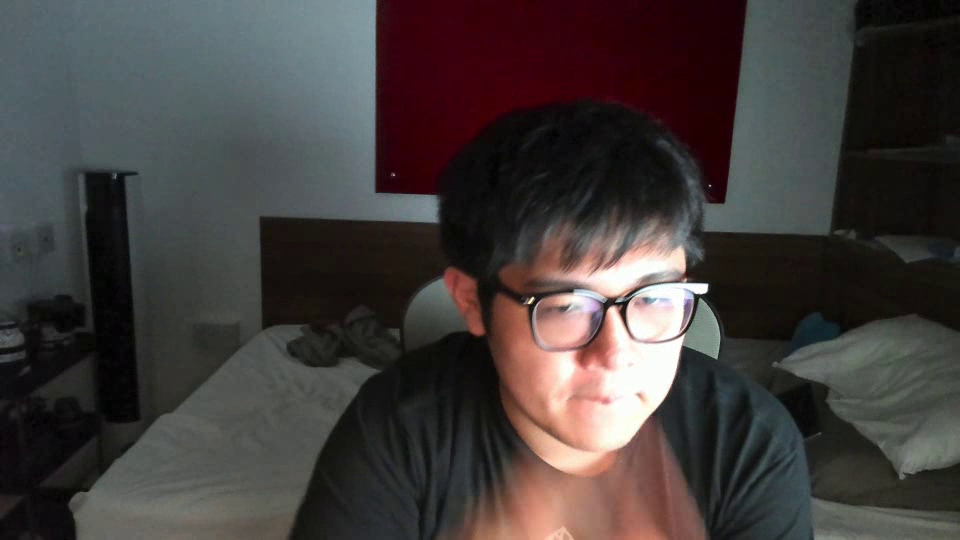
#> input picture frame 4 of utils/wow.mp4, 960 x 540 px, given in place of the camera
$ python VideoRecorder.py
#> lines starting #> are read from the running program, lines starting #| are printed output that depends on the picture; after the words box and inside, x2 and y2 are one past the last pixel; in counts of white or black regions, pixels touching at a corner belong together
### utils/add_transparent_img.py
import numpy as np

def add_transparent_image(background, foreground, x_offset=None, y_offset=None):
    bg_h, bg_w, bg_channels = background.shape
    fg_h, fg_w, fg_channels = foreground.shape

    assert bg_channels == 3, f'background image should have exactly 3 channels (RGB). found:{bg_channels}'
    assert fg_channels == 4, f'foreground image should have exactly 4 channels (RGBA). found:{fg_channels}'

    # center by default
    if x_offset is None: x_offset = (bg_w - fg_w) // 2
    if y_offset is None: y_offset = (bg_h - fg_h) // 2

    w = min(fg_w, bg_w, fg_w + x_offset, bg_w - x_offset)
    h = min(fg_h, bg_h, fg_h + y_offset, bg_h - y_offset)

    if w < 1 or h < 1: return

    # clip foreground and background images to the overlapping regions
    bg_x = max(0, x_offset)
    bg_y = max(0, y_offset)
    fg_x = max(0, x_offset * -1)
    fg_y = max(0, y_offset * -1)
    foreground = foreground[fg_y:fg_y + h, fg_x:fg_x + w]
    background_subsection = background[bg_y:bg_y + h, bg_x:bg_x + w]

    # separate alpha and color channels from the foreground image
    foreground_colors = foreground[:, :, :3]
    alpha_channel = foreground[:, :, 3] / 255  # 0-255 => 0.0-1.0

    # construct an alpha_mask that matches the image shape
    alpha_mask = np.dstack((alpha_channel, alpha_channel, alpha_channel))

    # combine the background with the overlay image weighted by alpha
    composite = background_subsection * (1 - alpha_mask) + foreground_colors * alpha_mask

    # overwrite the section of the background image that has been updated
    background[bg_y:bg_y + h, bg_x:bg_x + w] = composite

### utils/fps_tracker.py
"""
Credit to 高橋かずひと(https://twitter.com/KzhtTkhs) for this FPS tracker.
You can check it here:
https://github.com/Kazuhito00/hand-gesture-recognition-using-mediapipe/blob/main/utils/cvfpscalc.py
"""

from collections import deque

from cv2 import getTickCount, getTickFrequency


class FPSTracker:
    def __init__(self, buffer_len: int = 1):
        self._start_tick = getTickCount()
        self._freq = 1000.0 / getTickFrequency()
        self._difftimes = deque(maxlen=buffer_len)

    def get(self):
        current_tick = getTickCount()
        different_time = (current_tick - self._start_tick) * self._freq
        self._start_tick = current_tick

        self._difftimes.append(different_time)

        fps = 1000.0 / (sum(self._difftimes) / len(self._difftimes))
        fps_rounded = round(fps, 2)

        return fps_rounded

### utils/VideoRecorder.py
import threading
import time

import cv2
import os
from utils.add_transparent_img import add_transparent_image
from utils.fps_tracker import FPSTracker

""" simple video recorder, opens a cv window via webcam
    user press 'r' to start recording, the recording length will be <= 2 seconds """

INFO_TEXT = ('"R" to start recording\n'
             '"R" again within 2 secs to stop recording\n'

             '"ESC" to quit')
INFO_TEXT2 = ("The recording will start after a 3-second countdown\n"
             "Setup and do gesture\n"
              "neatly right when the recording starts\n")

class VideoRecorder:
    def __init__(self, camera = 0, name: str = None):
        """
        Initialize the video recorder.
        :param name: gesture name for the video
        """
        self.camera = camera
        self.name = name
        self.fps = 15
        self.size = (960, 720)
        self.video = None
        self.frame_count = 0
        self.recording = False
        self.dataPath = os.path.join(os.path.abspath(os.path.join(os.path.join(os.path.dirname(__file__), os.pardir), "data")), "videos")
        # self.dataPath = os.path.join(os.path.abspath(os.path.join(os.path.join(dataPath, os.pardir), os.pardir)), "videos", name)

        self.save_file = os.path.join(self.dataPath, f'{self.name}.avi')
        self.cap = cv2.VideoCapture(camera, cv2.CAP_DSHOW)
        self.cap.set(cv2.CAP_PROP_FPS, 15)
        self.cap.set(cv2.CAP_PROP_FRAME_WIDTH, self.size[0])
        self.cap.set(cv2.CAP_PROP_FRAME_HEIGHT, self.size[1])
        self.capSize = (int(self.cap.get(cv2.CAP_PROP_FRAME_WIDTH)), int(self.cap.get(cv2.CAP_PROP_FRAME_HEIGHT)))
        print("prop frame height", self.cap.get(cv2.CAP_PROP_FRAME_HEIGHT))
        self.showRect = False
        self.showCountDown = False
        self.countDownNum = 3
        self.barLength = 100
        self.finishRecording = False
        self.showGuide = True
        self._window_name = 'Gesture Recorder'

    def run(self):
        print(self.save_file)
        # print("camera: ", self.camera)
        self.start()
        fps_tracker = FPSTracker()
        while True:
            # print("recording: ", self.recording)
            ret, frame = self.cap.read()
#> frame is the input picture: shape (540, 960, 3); mean B, G, R 60.3, 61.4, 67.3
            if not ret:
                self.cap.release()
                self.cap = cv2.VideoCapture(self.camera)
                continue
            # resized_frame = cv2.resize(frame, self.size)
            cv2.imshow(self._window_name, self.draw_info(frame=cv2.flip(frame, 1), fps=fps_tracker.get()))
            key = cv2.waitKey(1) & 0xFF
            if self.recording:
                self.record(frame=frame)
            if self.handle_key(key=key):
                break
            # time.sleep(0.05)


        self.cap.release()
        self.video.release()
        cv2.destroyAllWindows()

            # press 'r' to start recording press again to stop


    def draw_info(self, frame, fps: int):
#> called with fps = 11.53
        frame_height, frame_width, _ = frame.shape
#> frame_height = 540; frame_width = 960
        cv2.putText(frame, 'FPS:' + str(fps), (10, 30), cv2.FONT_HERSHEY_SIMPLEX,
                    1.0, (0, 0, 0), 4, cv2.LINE_AA)
        cv2.putText(frame, "FPS:" + str(fps), (10, 30), cv2.FONT_HERSHEY_SIMPLEX,
                    1.0, (255, 255, 255), 2, cv2.LINE_AA)
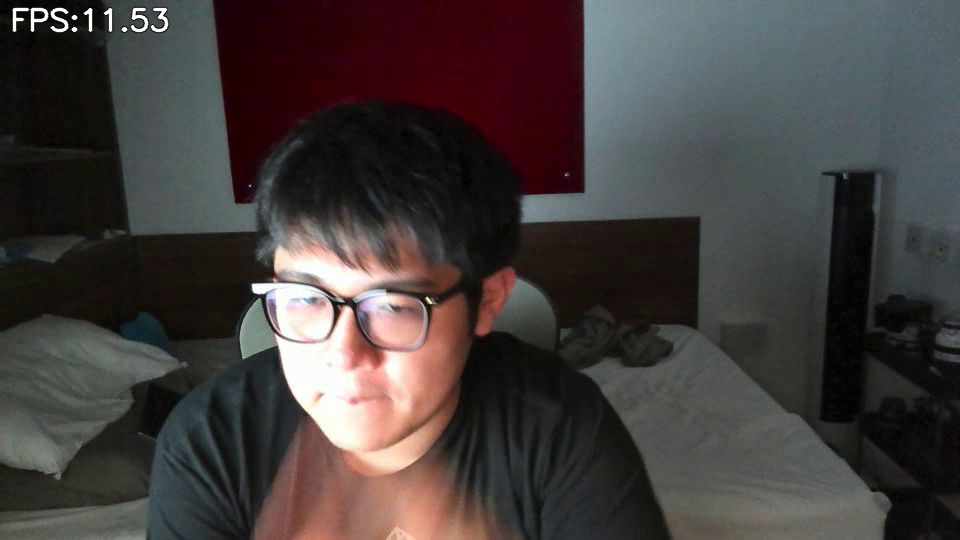
#> frame: shape (540, 960, 3); mean of channels 0, 1, 2 60.7, 61.8, 67.7; drawn as B, G, R

        # Split INFO_TEXT on newline characters
        info_text = INFO_TEXT.split('\n')
        # cv2.rectangle(frame, (int(self. size[0] / 2 - self.size[0] / 5), 0), (int(self.size[0] / 2 + self.size[0] / 5), self.size[1]), (255, 0, 0), 5)
        for i, line in enumerate(info_text):
            cv2.putText(frame, line, (10, int(frame_height / 5 + i * 20)), cv2.FONT_HERSHEY_SIMPLEX, frame_height / 1000, (255, 255, 255), 1, cv2.LINE_AA)
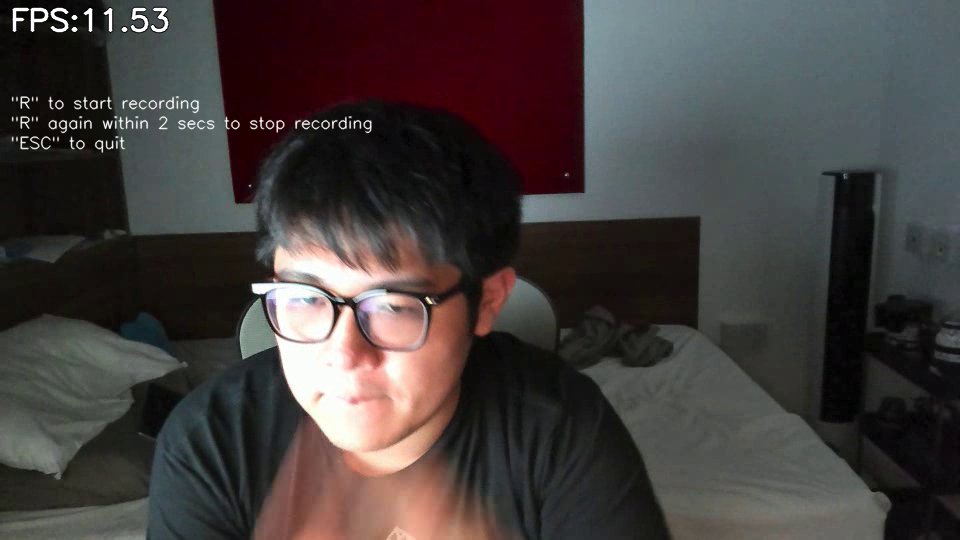
#> frame: shape (540, 960, 3); 0.76% of pixels changed, all inside (x1, y1, x2, y2) = (11, 96, 373, 153); drawn as B, G, R

        info_text2 = INFO_TEXT2.split('\n')
        for i, line in enumerate(info_text2[::-1]):
            cv2.putText(frame, line, (10, frame_height - int(frame_height / 30 + i * 20)), cv2.FONT_HERSHEY_SIMPLEX, frame_height / 1000, (0, 0, 255), 1, cv2.LINE_AA)
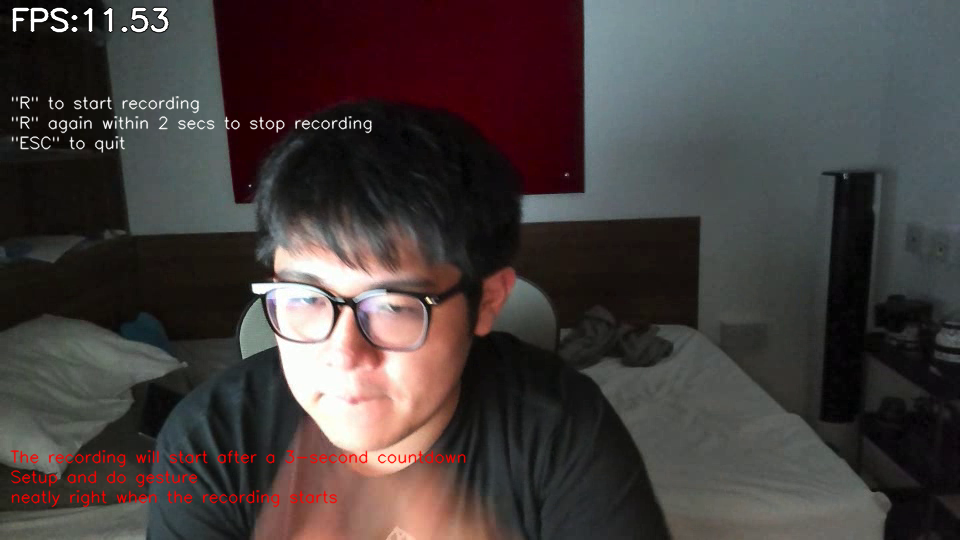
#> frame: shape (540, 960, 3); 1.16% of pixels changed, all inside (x1, y1, x2, y2) = (10, 450, 466, 508); drawn as B, G, R

        if self.showCountDown:
            cv2.putText(frame, str(self.countDownNum), (int(frame_width / 2 - frame_width / 24), int(frame_height / 2)), cv2.FONT_HERSHEY_SIMPLEX, 5, (0, 0, 255), 5, cv2.LINE_AA)

        if self.showRect:
            self.showGuide = False
            cv2.rectangle(frame, (0, 0), (frame_width,frame_height), (0, 0, 255), 20)
            cv2.line(frame, (30, self.capSize[1] - 30), (self.barLength * 5 + 30, self.capSize[1] - 30), (0, 255, 0), 20)

        # put the guide picture
        img = cv2.imread('data/assets/man.png', cv2.IMREAD_UNCHANGED)
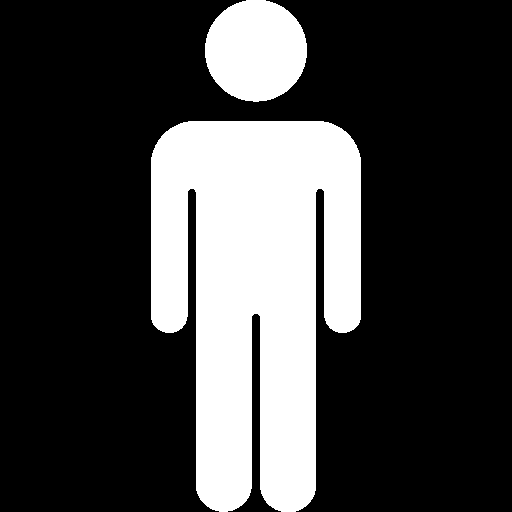
#> input picture data/assets/man.png, 512 x 512 px, found by its file name
#> img is the input picture: shape (512, 512, 4); mean B, G, R, A 66.7, 66.7, 66.7, 12.1
        h, w, _ = img.shape
#> h = 512; w = 512
        h_new = int(h * frame_height / 600)
#> h_new = 460
        w_new = int(w * frame_height / 600)
#> w_new = 460
        # h_new = int(h * 2)
        # w_new = int(w * 2)
        if self.showGuide:
            img_resized = cv2.resize(img, (w_new, h_new), interpolation=cv2.INTER_AREA)
            add_transparent_image(frame, img_resized, int(frame_width / 2 - h_new / 2), int(frame_height / 25))
#> in add_transparent_image, `background_subsection = background[bg_y:bg_y + h, bg_x:bg_x + w]`:
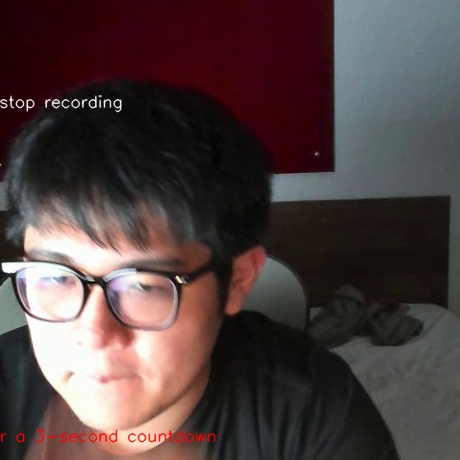
#> background_subsection: shape (460, 460, 3); mean of channels 0, 1, 2 63.2, 63.9, 79.2; drawn as B, G, R
#> in add_transparent_image, `composite = background_subsection * (1 - alpha_mask) + foreground_colo..`:
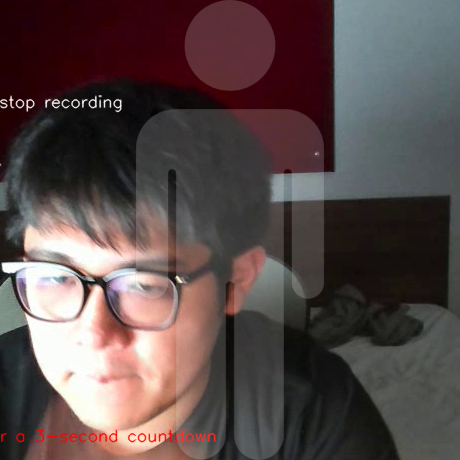
#> composite: shape (460, 460, 3) float64; mean of channels 0, 1, 2 73.7, 74.4, 88.7; drawn as B, G, R
#> in add_transparent_image, `background[bg_y:bg_y + h, bg_x:bg_x + w] = composite`:
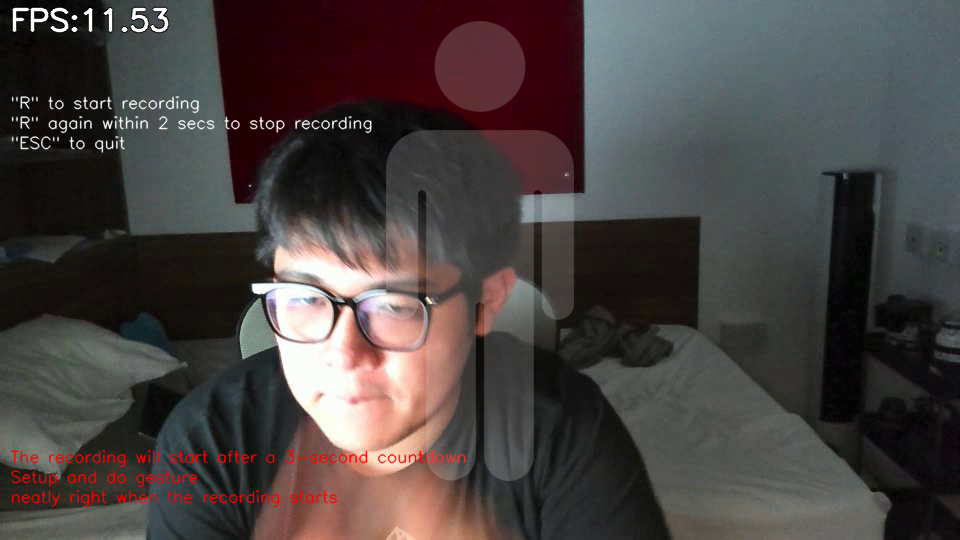
#> background: shape (540, 960, 3); mean of channels 0, 1, 2 65.4, 66.4, 73.1; drawn as B, G, R
#> (key Esc is pressed here)

        return frame

    def handle_key(self, key: int) -> bool:
        if key == ord('r'):
            if self.recording:
                print('stop recording')
                self.stop()
                self.recording = False
                self.showRect = False
                return False
            else:
                threading.Thread(target=self.countDown).start()
                self.showCountDown = True
                return False
        elif key == 27 or cv2.getWindowProperty(self._window_name, cv2.WND_PROP_VISIBLE) < 1:
            return True
        elif self.finishRecording:
            return True

    def start(self):
        """
        Start the video recorder.
        :return:
        """
        self.video = cv2.VideoWriter(self.save_file, cv2.VideoWriter_fourcc(*'MJPG'), 15, self.size)

    # [47 lines left out: functions countDown, countTime, record, stop, not called in this run]


if __name__ == '__main__':
    recorder = VideoRecorder(name='rotate_hand')
    recorder.run()

$ run again, starting later in the video
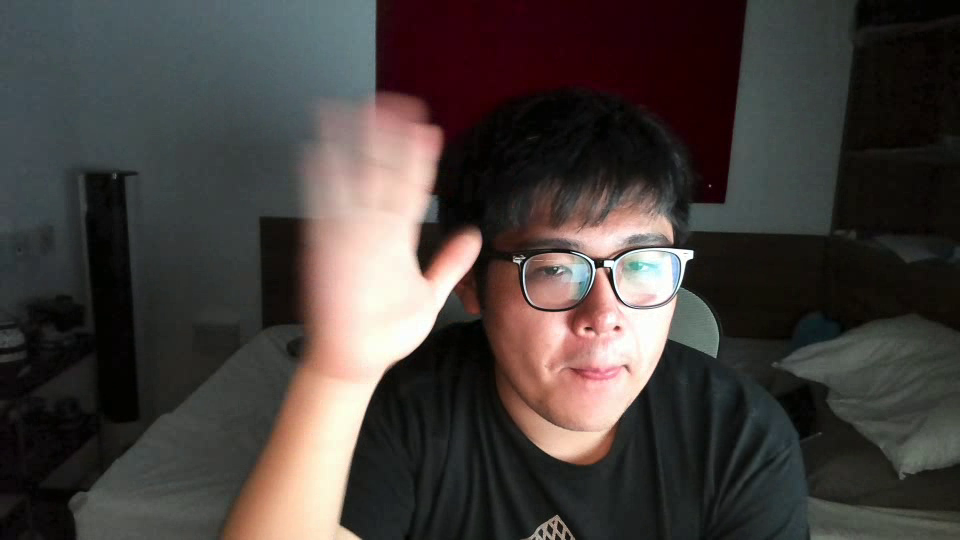
#> input picture frame 19 of utils/wow.mp4, 960 x 540 px, given in place of the camera
#> in run, frame is the input picture: shape (540, 960, 3); mean B, G, R 60.1, 63.1, 69.4
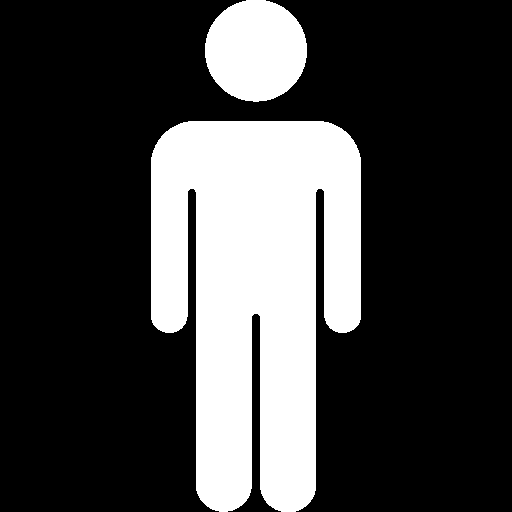
#> input picture data/assets/man.png, 512 x 512 px, found by its file name
#> in draw_info, img is the input picture: shape (512, 512, 4); mean B, G, R, A 66.7, 66.7, 66.7, 12.1
#> in add_transparent_image, `background[bg_y:bg_y + h, bg_x:bg_x + w] = composite`:
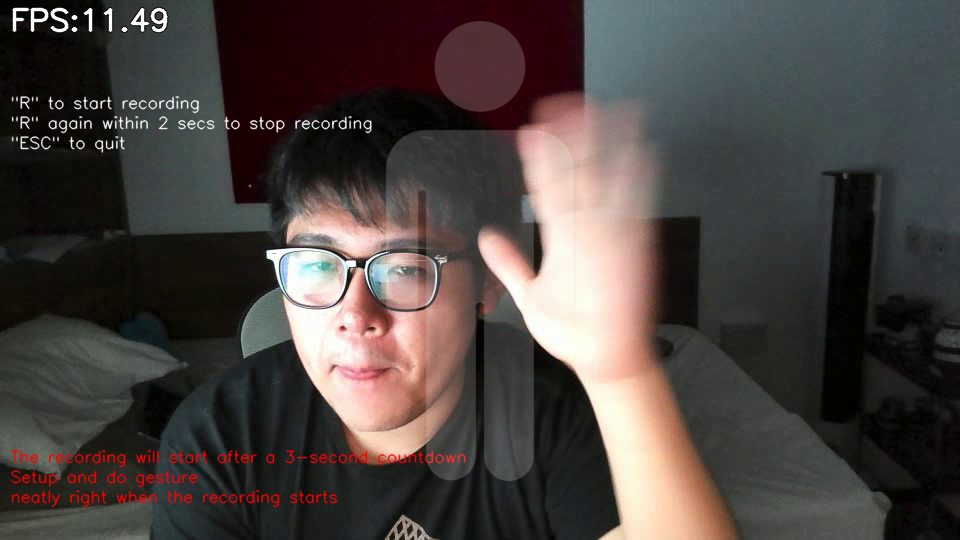
#> background: shape (540, 960, 3); mean of channels 0, 1, 2 64.9, 67.7, 74.9; drawn as B, G, R

$ run again, starting later in the video
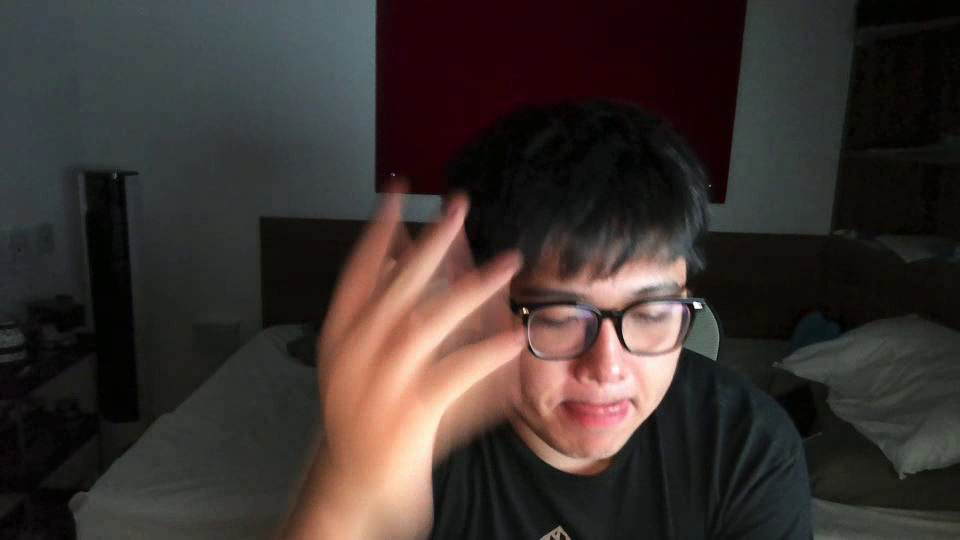
#> input picture frame 34 of utils/wow.mp4, 960 x 540 px, given in place of the camera
#> in run, frame is the input picture: shape (540, 960, 3); mean B, G, R 46.9, 50, 58.7
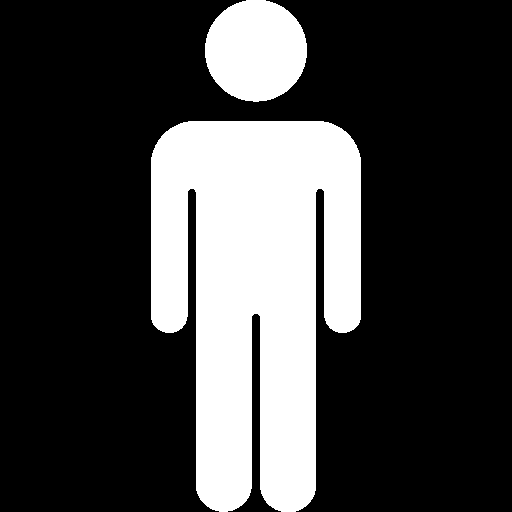
#> input picture data/assets/man.png, 512 x 512 px, found by its file name
#> in draw_info, img is the input picture: shape (512, 512, 4); mean B, G, R, A 66.7, 66.7, 66.7, 12.1
#> in add_transparent_image, `background[bg_y:bg_y + h, bg_x:bg_x + w] = composite`:
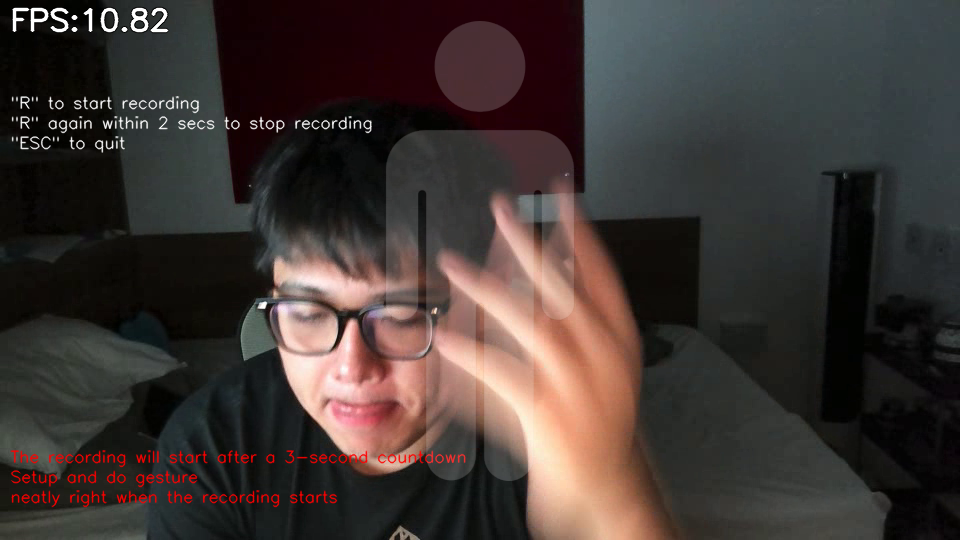
#> background: shape (540, 960, 3); mean of channels 0, 1, 2 51.8, 54.8, 64.2; drawn as B, G, R
